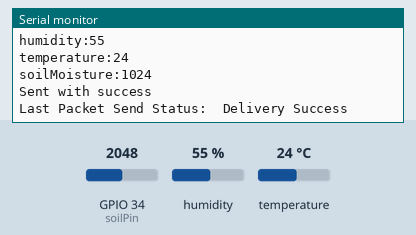
Recording of a sketch running on a simulated ESP32. Parts: the last lines printed to the serial monitor. Inputs (shaded band) come from the test bench; at power-on: humidity 55 %, GPIO 34 (soilPin) = 2048, temperature 24 °C.

Above: at 18.0 s.
18.1 s: humidity set to 22 %
33.1 s: GPIO 34 (soilPin) set to 2866
At 35.9 s:
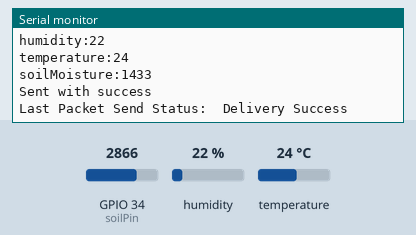
48.1 s: temperature set to 12 °C
63.1 s: GPIO 34 (soilPin) set to 3603
At 66.5 s:
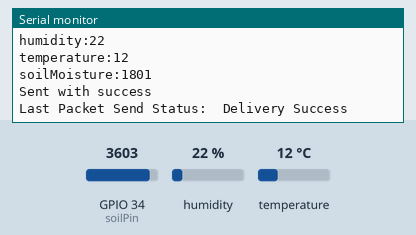
Timing chart, 0 to 68.0 s (numbered marks = the images above; inputs shaded):
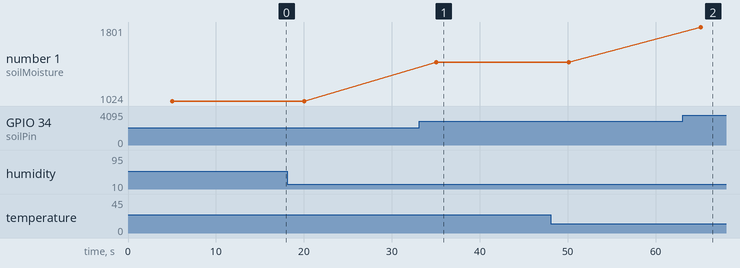

The sketch:

SenderBoard_Code.ino
```cpp
#include <esp_now.h>
#include <WiFi.h>
#include <DHT.h>


#define DHTPIN 23 //change this to the right one, faizan.
#define DHTTYPE 11
#define soilPin 34// this one too

DHT dht(DHTPIN, DHTTYPE);

int humidity;
int temperature;
int soilMoisture;

// REPLACE WITH THE RECEIVER'S MAC Address
uint8_t broadcastAddress[] = {0xCC, 0xDB, 0xA7, 0x16, 0x98, 0xC8};

// Structure example to send data
// Must match the receiver structure
typedef struct struct_message {
    int id; // must be unique for each sender board
    int humidity;
    int temperature;
    int soilmoisture;
} struct_message;

// Create a struct_message called myData
struct_message myData;

// Create peer interface
esp_now_peer_info_t peerInfo;

// callback when data is sent
void OnDataSent(const uint8_t *mac_addr, esp_now_send_status_t status) {
  Serial.print("\r\nLast Packet Send Status:\t");
  Serial.println(status == ESP_NOW_SEND_SUCCESS ? "Delivery Success" : "Delivery Fail");
}

void setup() {
  // Init Serial Monitor
  Serial.begin(115200);

  dht.begin(); //init DHT sensor

  // Set device as a Wi-Fi Station
  WiFi.mode(WIFI_STA);
  pinMode(soilPin, INPUT);

  // Init ESP-NOW
  if (esp_now_init() != ESP_OK) {
    Serial.println("Error initializing ESP-NOW");
    return;
  }

  // Once ESPNow is successfully Init, we will register for Send CB to
  // get the status of Trasnmitted packet
  esp_now_register_send_cb(OnDataSent);

  // Register peer
  memcpy(peerInfo.peer_addr, broadcastAddress, 6);
  peerInfo.channel = 0;
  peerInfo.encrypt = false;

  // Add peer
  if (esp_now_add_peer(&peerInfo) != ESP_OK){
    Serial.println("Failed to add peer");
    return;
  }
}

void loop() {
  //loop triggers every 5 seconds
  delay(5000);

  // read soil moisture from capacitive sensor
  soilMoisture = map(analogRead(soilPin), 0, 200, 0, 100);
  // soilMoisture = analogRead(soilPin);

  humidity = dht.readHumidity();
  temperature = dht.readTemperature();
  Serial.print("humidity:");
  Serial.println(humidity);
  Serial.print("temperature:");
  Serial.println(temperature);
  Serial.print("soilMoisture:");
  Serial.println(soilMoisture);

  // Set values to send
  myData.id = 1;
  myData.humidity = humidity;
  myData.temperature = temperature;
  myData.soilmoisture = soilMoisture;

  // Check if DHT reads failed
  if (isnan(myData.humidity) || isnan(myData.temperature)) {
    Serial.println("Failed to read from DHT sensor");
    return;
  }

  //Check if soil moisture reads failed
  if (isnan(myData.soilmoisture)) {
    Serial.println("Failed to read from Soil Moisture sensor");
    return;
  }

  // Send message via ESP-NOW
  esp_err_t result = esp_now_send(broadcastAddress, (uint8_t *) &myData, sizeof(myData));

  if (result == ESP_OK) {
    Serial.println("Sent with success");
  }
  else {
    Serial.println("Error sending the data");
  }
  delay(10000);
}
```

Measured:
- after the input at 33.1 s, the serial monitor: prints a new line after 2.0 s (image 1)
- after the input at 63.1 s, the serial monitor: prints a new line after 2.0 s (image 2)
- plotted number 1: 1024 → 1433 after the input at 33.1 s, 1433 → 1801 after the input at 63.1 s
